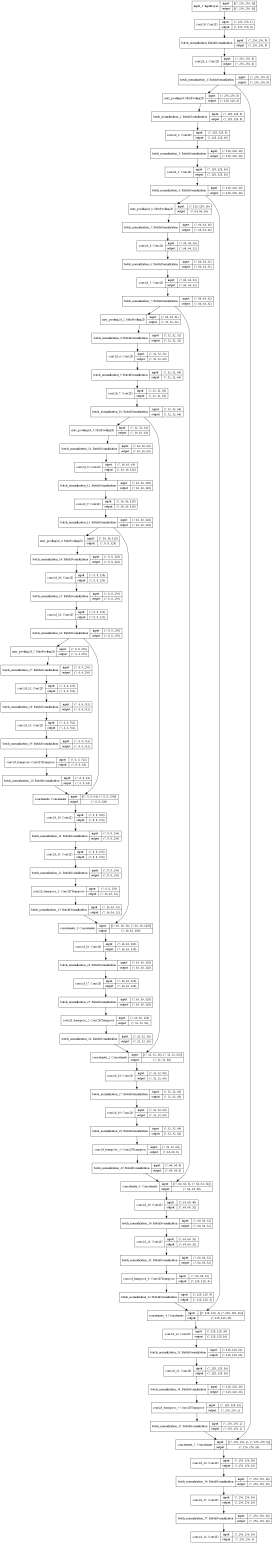
#> input picture src/model.png, 1636 x 9259 px (shown at 1/6 size)
$ python -i ImageBase.py   (imports and definitions only)   (older library calls are emulated)
#> lines starting #> are read from the running program, lines starting #| are printed output that depends on the picture
#> further down, picture is the input picture: shape (9259, 1636, 3); min 0, max 255, mean 248.9
# python3
# Steven Image base operation Class
import cv2
import numpy as np
from matplotlib import pyplot as plt
import random


# [26 lines left out: functions changeBgr2Rbg, changeRbg2Bgr, loadImg, not called in this run]


def loadGrayImg(file):
    img = loadImg(file, mode=cv2.IMREAD_GRAYSCALE)
    return img


def writeImg(img, filePath):
    cv2.imwrite(filePath, img)


def infoImg(img, str='image:'):
    return print(str, 'shape:', img.shape, 'size:', img.size, 'dims=', img.ndim, 'dtype:', img.dtype)


# [41 lines left out: functions grayImg, getImagChannel, resizeImg, showimage, plotImg, not called in this run]


def getImgHW(img):
    return img.shape[0], img.shape[1]


def distanceImg(img1, img2):
    return np.sqrt(np.sum(np.square(img1 - img2)))


# [51 lines left out: functions calcAndDrawHist, equalizedHist, custEqualizedHist, not called in this run]


def histogram_equalize(img):
    b, g, r = cv2.split(img)
    red = cv2.equalizeHist(r)
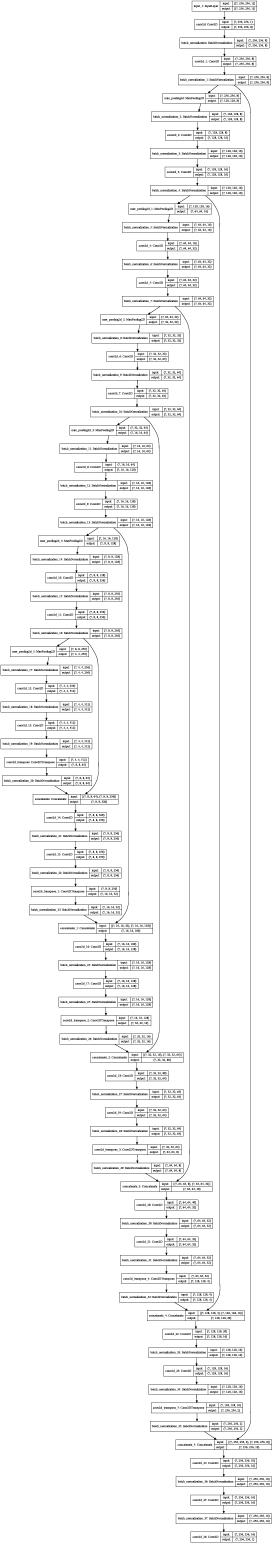
#> red: shape (9259, 1636) (shown at 1/6 size); min 0, max 255, mean 245.9
    green = cv2.equalizeHist(g)
    blue = cv2.equalizeHist(b)
    return cv2.merge((blue, green, red))


# [46 lines left out: functions binaryImage, binaryImage2, thresHoldImage, OtsuMethodThresHold, not called in this run]


def thresHoldModel(img, mode=cv2.ADAPTIVE_THRESH_MEAN_C):
    # cv2.ADAPTIVE_THRESH_GAUSSIAN_C
    return cv2.adaptiveThreshold(img, 255, mode, cv2.THRESH_BINARY, 11, 2)


def convolutionImg(img, kernel):
    return cv2.filter2D(img, -1, kernel)


# [357 lines left out: functions colorSpace, flipImg, custGray, differImg, reverseImg, LightImg and 9 more, not called in this run]

# https://docs.opencv.org/trunk/da/d22/tutorial_py_canny.html


def cannyImg(img, threshold1=100, threshold2=200):
    return cv2.Canny(img, threshold1=threshold1, threshold2=threshold2)


def sobelImg(img, scale=1, delta=0, ddepth=cv2.CV_16S, ksize=3):
    return cv2.Sobel(img, ddepth, 1, 0, ksize=ksize, scale=scale, delta=delta, borderType=cv2.BORDER_DEFAULT)


# [24 lines left out: functions textImg, jointImage, not called in this run]


def rectangleImg(img, startPt, stopPt, color=(0, 0, 255), thickness=2):
    # return cv2.rectangle(img=img, pt1=startPt, pt2=stopPt, color=color, thickness=thickness)
    return cv2.rectangle(img, startPt, stopPt, color, thickness=2)


# [18 lines left out: functions adjustBrightnessAndContrast, GammaCorrection, not called in this run]


def clipImg(img, startPt, stopPt):
    return img[startPt[1]:stopPt[1], startPt[0]:stopPt[0]]


def blurImg(img, ksize=5):  # Averaging adjency pixsel 5x5 size kernel
    return cv2.blur(img, (ksize, ksize))


# [4 lines left out: function gaussianBlurImg, not called in this run]


def medianBlurImg(img, ksize=5):  # Median Blurring
    return cv2.medianBlur(img, ksize)


def bilateralBlurImg(img, d=9, sigmaColor=75, sigmaSpace=75):
    return cv2.bilateralFilter(img, d, sigmaColor, sigmaSpace)

>>> import cv2
>>> picture = cv2.imread('../model.png')
>>> result = histogram_equalize(picture)
